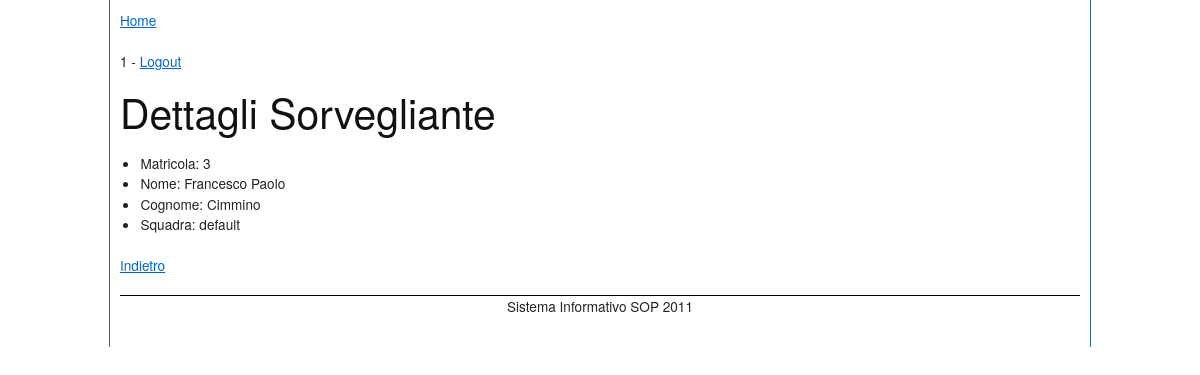
Screenshot of /ASC/sorveglianti/dettagli.php?matricola=3 (signed in) with the database file from the repository.
### tables this page shows
CREATE TABLE Sorveglianti
(
	matricola INTEGER AUTO_INCREMENT PRIMARY KEY,
	nome VARCHAR(50) NOT NULL,
	cognome VARCHAR(50) NOT NULL,
	password VARCHAR(40) NOT NULL,
	codiceSquadra INTEGER DEFAULT 1,
	CONSTRAINT Sorveglianti_fk1
	  FOREIGN KEY (codiceSquadra) REFERENCES Squadre(codiceSquadra)
);

CREATE TABLE Squadre
(
	codiceSquadra INTEGER AUTO_INCREMENT PRIMARY KEY,
	nomeSquadra VARCHAR(50) NOT NULL
);

### lib/Validator.php (called while the page is built, shortened)
<?php
class Validator {
	private $cleanRequest;
	public function __construct(array $request) {
		$this->cleanRequest = array();
	}
	public function addClean($key, $value) {
		$this->cleanRequest[$key] = $value;
	}
	public function getClean() {
		return $this->cleanRequest;
	}
}
?>

### lib/DB.php (called while the page is built, shortened)
<?php
class DB {
	private static $instance = NULL;
	private $user = 'sop2011_admin';
	private $password = 'z0m1x9n2';
	private $dbName = 'sop2011';
	private $dbHost = 'localhost';
	private $conn = NULL;
	private function __construct() {
		$this->conn = new mysqli($this->dbHost, $this->user, $this->password, $this->dbName);
		$this->conn->query("SET NAMES 'utf8'");
	}
	public static function getInstance() {
		if (!self::$instance instanceof self) {
			try {
				self::$instance = new self;
			} catch (DatabaseErrorException $e) {
				$r = new Redirect(PUBLIC_URL . '/error.php');
				$r->doRedirect();
			}
		}
		return self::$instance;
	}
	public function query($queryStr) {
		$result = @$this->conn->query($queryStr);
		if ($result !== FALSE) {
			return $result;
		} else {
			$msg = $this->conn->connect_error;
			throw new DatabaseErrorException($msg);
		}
	}
	public function fetchFirst($queryStr) {
		$queryStr .= ' LIMIT 1';
		$result = $this->query($queryStr);
		$out = $result->fetch_assoc();
		if (!empty($out)) {
			return $out;
		} else {
			throw new DatabaseErrorException("Record non trovato");
		}
	}
}
?>

### lib/Sorvegliante.php (called while the page is built, shortened)
<?php
require_once 'DB.php';
class Sorvegliante {
	private static $nomeTabella = 'Sorveglianti';
	private $matricola;
	private $nome;
	private $cognome;
	private $codiceSquadra;
	public function getMatricola() {
		return $this->matricola;
	}
	public function getNome() {
		return $this->nome;
	}
	public function getCognome() {
		return $this->cognome;
	}
	public function getCodiceSquadra() {
		return $this->codiceSquadra;
	}
	public function setMatricola($matricola) {
		$this->matricola = $matricola;
	}
	public function setNome($nome) {
		$this->nome = $nome;
	}
	public function setCognome($cognome) {
		$this->cognome = $cognome;
	}
	public function setCodiceSquadra($squadra) {
		$this->codiceSquadra = $squadra;
	}
	public static function find_by_id($id) {
		$db = DB::getInstance();
		$nomeChiave = 'matricola';
		$queryStr = "SELECT nome,cognome,matricola,password,codiceSquadra FROM ";
		$queryStr .= self::$nomeTabella . " WHERE $nomeChiave=$id";
		try {
			$out = $db->fetchFirst($queryStr);
			$s = new Sorvegliante($out['nome'], $out['cognome'], $out['matricola'],
								 $out['password'], $out['codiceSquadra']);
			return $s;
		} catch (DatabaseErrorException $exc) {
			$msg = "<p>Errore! Non riesco a trovare il Sorvegliante.</p>";
			$msg .= "<p>La query usata: " . $queryStr . "</p>";
			echo $msg;
			echo '<p>' . $exc->getTraceAsString() . '</p>';
			exit;
		}
	}
}
?>

### lib/Squadra.php (called while the page is built, shortened)
<?php
require_once 'DB.php';
class Squadra {
	private static $nomeTabella = 'Squadre';
	public static function find_by_id($id){
		$db = DB::getInstance();
		$queryStr = "SELECT codiceSquadra,nomeSquadra from " . self::$nomeTabella . " WHERE codiceSquadra=$id";
		try {
			$out = $db->fetchFirst($queryStr);
			return $out;
		} catch (DatabaseErrorException $e) {
			echo __FILE__ . " Impossibile eseguire la query";
			exit;
		}
	}
}
?>

### public/ASC/sorveglianti/dettagli.php (the view, shortened to what this page needs)
<?php
require_once 'Sorvegliante.php';
require_once 'Validator.php';
require_once 'Squadra.php';
$pageTitle = "Dettagli Sorvegliante";
$v = new Validator($_GET);
$v->isNotEmpty('matricola');
$v->isNumeric('matricola');
$clean = $v->getClean();
$clean['matricola'] = urldecode($clean['matricola']);
$s = Sorvegliante::find_by_id($clean['matricola']);
$squadra = Squadra::find_by_id($s->getCodiceSquadra());
?>
<?php include HELPERS_DIR . '/testata.php'; ?>
<h1><?php echo $pageTitle; ?></h1>
<ul>
	<li>Matricola: <?php echo $s->getMatricola(); ?></li>
	<li>Nome: <?php echo $s->getNome(); ?></li>
	<li>Cognome: <?php echo $s->getCognome(); ?></li>
	<li>Squadra: <?php echo $squadra['nomeSquadra']; ?></li>
</ul>
<p><a href="../sorveglianti/">Indietro</a></p>
<?php include HELPERS_DIR . '/piepagina.php'; ?>

### public/css/screen.css (style rules this page uses)
html { margin:0;padding:0;border:0; }
body, div, span, object, iframe, h1, h2, h3, h4, h5, h6, p, blockquote, pre, a, abbr, acronym, address, code, del, dfn, em, img, q, dl, dt, dd, ol, ul, li, fieldset, form, label, legend, table, caption, tbody, tfoot, thead, tr, th, td, article, aside, dialog, figure, footer, header, hgroup, nav, section { margin:0;padding:0;border:0;font-weight:inherit;font-style:inherit;font-size:100%;font-family:inherit;vertical-align:baseline; }
body { line-height:1.5;background:white; }
html { font-size:100.01%; }
body { font-size:85%;color:#222;background:#fff;font-family:"Helvetica Neue", Arial, Helvetica, sans-serif; }
h1, h2, h3, h4, h5, h6 { font-weight:normal;color:#111; }
h1 { font-size:3em;line-height:1;margin-bottom:0.5em; }
p { margin:0 0 1.5em; }
a { color:#06c;text-decoration:underline; }
ul, ol { margin:0 1.5em 1.5em 0;padding-left:1.5em; }
ul { list-style-type:disc; }

### rows the page displays
sorveglianti: matricola "3", nome "Francesco Paolo", cognome "Cimmino"
squadre: nomeSquadra "default"

### other values shown
Utente::getCurrentUserId() "1"
$pageTitle "Dettagli Sorvegliante"
